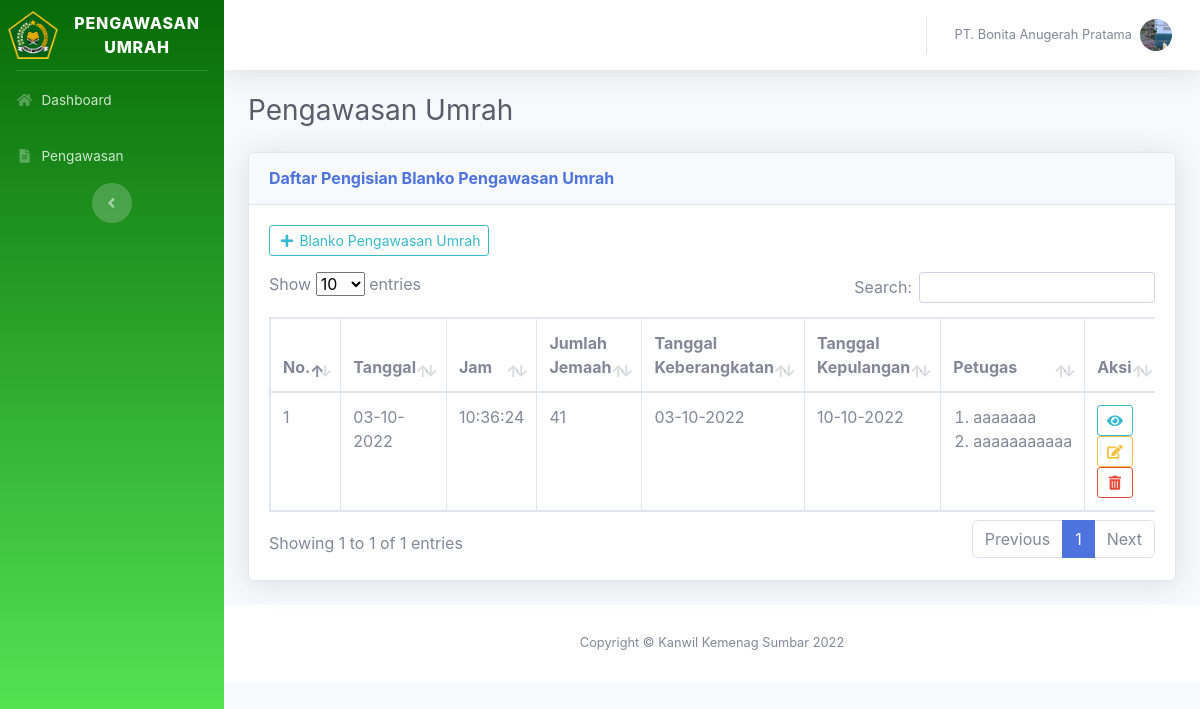
Before: /ppiu/pengawasan.php (signed in) with the older database file.
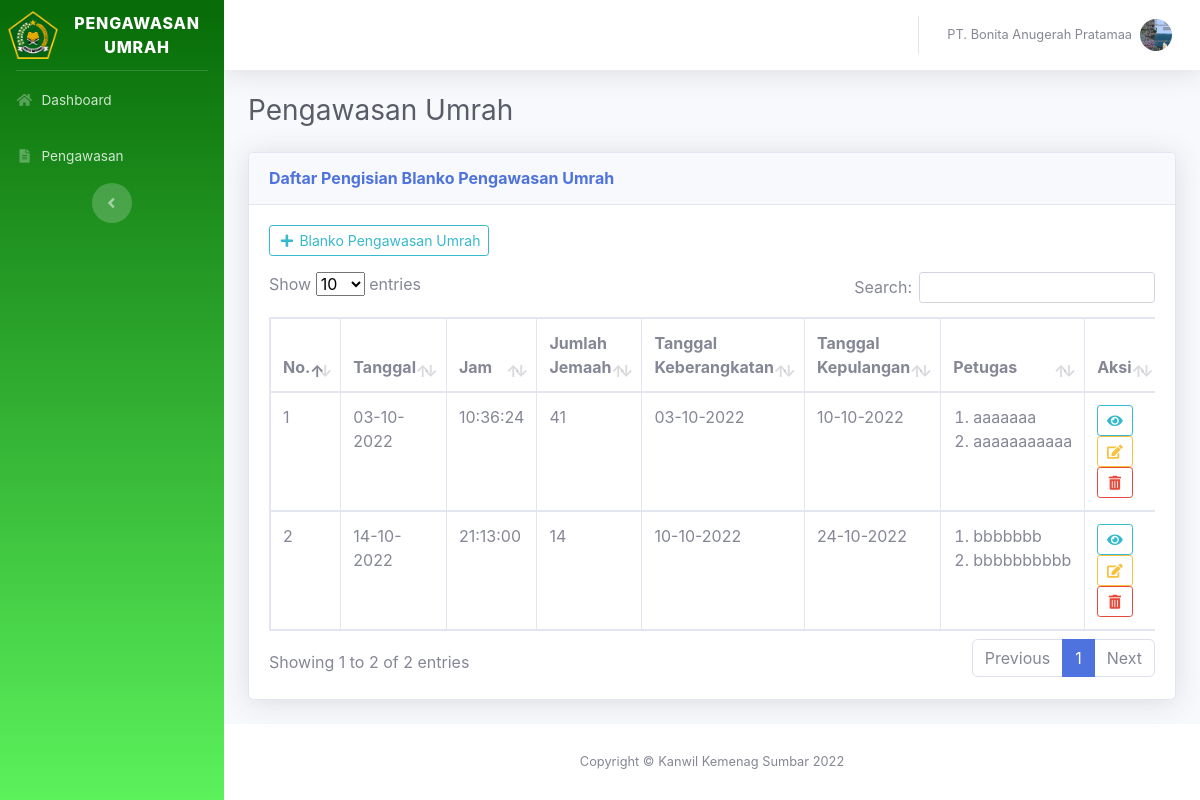
After: the same page with the newer database file.
### tables this page shows
CREATE TABLE `ppiu` (
  `id_ppiu` int(11) NOT NULL,
  `username` varchar(255) NOT NULL,
  `nama_ppiu` varchar(255) NOT NULL,
  `id_kab_kota` int(11) NOT NULL,
  `status` varchar(255) NOT NULL,
  `nomor_sk` varchar(255) NOT NULL,
  `tanggal_sk` date NOT NULL,
  `alamat` varchar(255) NOT NULL,
  `nama_pimpinan` varchar(255) DEFAULT NULL,
  `logo` varchar(255) NOT NULL DEFAULT 'default.png'
);

CREATE TABLE `pengawasan` (
  `id_pengawasan` int(11) NOT NULL,
  `hari` varchar(255) NOT NULL,
  `tanggal` date NOT NULL,
  `jam` time NOT NULL,
  `id_ppiu` int(11) NOT NULL,
  `izin` varchar(255) NOT NULL,
  `jumlah_jemaah_laki_laki` int(11) NOT NULL,
  `jumlah_jemaah_wanita` int(11) NOT NULL,
  `tanggal_keberangkatan` date NOT NULL,
  `tanggal_kepulangan` date NOT NULL,
  `temuan_lapangan` varchar(255) NOT NULL,
  `petugas_1` varchar(255) NOT NULL,
  `petugas_2` varchar(255) NOT NULL
);

### ppiu/pengawasan.php (the view, shortened to what the changed rows need)
<?php
include "session_ppiu.php";
?>
<!DOCTYPE html>
<html lang="en">
<head>
    <link href="../vendor/fontawesome-free/css/all.min.css" rel="stylesheet" type="text/css">
    <link href="../font/font.css" rel="stylesheet">
    <link href="../css/sb-admin-2.min.css" rel="stylesheet">
    <link rel="stylesheet" type="text/css" href="../plugin/datatables/dataTables.bootstrap5.min.css">
</head>
<body id="page-top">
    <div id="wrapper">
        <div id="content-wrapper" class="d-flex flex-column">
            <div id="content">
                <?php include "header.php"; ?>
                <div class="container-fluid">
                    <div class="d-sm-flex align-items-center justify-content-between mb-4">
                        <h1 class="h3 mb-0 text-gray-800">Pengawasan Umrah</h1>
                    </div>
                    <div class="row">
                        <div class="col-xl-12 col-lg-7">
                            <div class="card shadow mb-4">
                                <div class="card-body">
                                    <a href="blanko_pengawasan_umrah.php" type="button" class="btn btn-outline-info btn-sm mb-3">
                                        <i class="fas fa-fw fa fa-plus"></i>
                                        <span>Blanko Pengawasan Umrah</span>
                                    </a>
                                    <div class="table-responsive">
                                        <?php
                                        $id_ppiu = $result['id_ppiu'];
                                        $query = mysqli_query($koneksi, "select * from pengawasan where id_ppiu='$id_ppiu'");
                                        $no = 1;
                                        ?>
                                        <table class="table table-bordered" id="example" width="100%" cellspacing="0">
                                            <thead>
                                                <tr>
                                                    <th style="width:20px;">No.</th>
                                                    <th style="width: 80px;">Tanggal</th>
                                                    <th>Jam</th>
                                                    <th>Jumlah Jemaah</th>
                                                    <th>Tanggal Keberangkatan</th>
                                                    <th>Tanggal Kepulangan</th>
                                                    <th>Petugas</th>
                                                    <th style="width: 14%;">Aksi</th>
                                                </tr>
                                            </thead>
                                            <tbody>
                                                <?php
                                                while ($tampil = mysqli_fetch_array($query)) {
                                                ?>
                                                    <tr>
                                                        <td><?php echo $no; ?></td>
                                                        <td><?php
                                                            $tanggal = date('d-m-Y', strtotime($tampil['tanggal']));
                                                            echo $tanggal; ?></td>
                                                        <td><?php echo $tampil['jam']; ?></td>
                                                        <td><?php echo $tampil['jumlah_jemaah_laki_laki'] + $tampil['jumlah_jemaah_wanita']; ?></td>
                                                        <td><?php
                                                            $tanggal_keberangkatan = date('d-m-Y', strtotime($tampil['tanggal_keberangkatan']));
                                                            echo $tanggal_keberangkatan; ?></td>
                                                        <td><?php
                                                            $tanggal_kepulangan = date('d-m-Y', strtotime($tampil['tanggal_kepulangan']));
                                                            echo $tanggal_kepulangan; ?></td>
                                                        <td>
                                                            <ol style="padding-left: 20px;">
                                                                <li><?php echo $tampil['petugas_1']; ?></li>
                                                                <li><?php echo $tampil['petugas_2']; ?></li>
                                                            </ol>
                                                        </td>
                                                        <td>
                                                            <a id="detail" type="button" class="btn btn-outline-info btn-sm" data-toggle="modal" data-target="#modal-detail" data-id_pengawasan="<?php echo $tampil['id_pengawasan']; ?>" data-hari="<?php echo $tampil['hari']; ?>" data-tanggal="<?php echo $tanggal; ?>" data-jam="<?php echo $tampil['jam']; ?>" data-izin="<?php echo $tampil['izin']; ?>" data-jumlah_jemaah_laki_laki="<?php echo $tampil['jumlah_jemaah_laki_laki']; ?>" data-jumlah_jemaah_wanita="<?php echo $tampil['jumlah_jemaah_wanita']; ?>" data-tanggal_keberangkatan="<?php echo $tanggal_keberangkatan; ?>" data-tanggal_kepulangan="<?php echo $tanggal_kepulangan; ?>" data-temuan_lapangan="<?php echo $tampil['temuan_lapangan']; ?>" data-petugas_1="<?php echo $tampil['petugas_1']; ?>" data-petugas_2="<?php echo $tampil['petugas_2']; ?>">
                                                                <i class="fas fa-fw fa fa-eye"></i>
                                                            </a>
                                                            <a href="edit_isian_blanko_pengawasan.php?id_pengawasan=<?php echo $tampil['id_pengawasan'] ?>" type="button" class="btn btn-outline-warning btn-sm">
                                                                <i class="fas fa-fw fa fa-edit"></i>
                                                            </a>
                                                            <a id="hapus-pengawasan" type="button" class="btn btn-outline-danger btn-sm" data-toggle="modal" data-target="#modal-hapus" data-id_pengawasan="<?php echo $tampil['id_pengawasan']; ?>">
                                                                <i class="fas fa-fw fa fa-trash-alt"></i>
                                                            </a>
                                                        </td>
                                                    </tr>
                                                <?php
                                                    $no++;
                                                }
                                                ?>
                                            </tbody>
                                        </table>
                                    </div>
                                </div>
                            </div>
                        </div>
                    </div>
                </div>
            </div>
        </div>
</body>
</html>

### ppiu/header.php (shortened to what the changed rows need)
<?php
$username = $_SESSION['username'];
$query = mysqli_query($koneksi, "select * from ppiu where username='$username'");
$result = mysqli_fetch_assoc($query);
?>
<nav class="navbar navbar-expand navbar-light bg-white topbar mb-4 static-top shadow">
    <ul class="navbar-nav ml-auto">
        <li class="nav-item dropdown no-arrow">
            <a class="nav-link dropdown-toggle" href="#" id="userDropdown" role="button" data-toggle="dropdown" aria-haspopup="true" aria-expanded="false">
                <span class="mr-2 d-none d-lg-inline text-gray-600 small">
                    <?php
                    echo $result['nama_ppiu'];
                    ?>
                </span>
                <img class="img-profile rounded-circle" src="../images/profile/<?php echo $result['logo']; ?>">
            </a>
        </li>
    </ul>
    <link rel="stylesheet" href="../plugin/sweetalert2/sweetalert2.min.css">
</nav>

Changed rows visible on the page:
changed ppiu: nama_ppiu "PT. Bonita Anugerah Pratama" → "PT. Bonita Anugerah Pratamaa"
added pengawasan: tanggal "14-10-2022", jam "21:13:00", $tampil['jumlah_jemaah_laki_laki'] + $tampil['jumlah_jemaah_wanita'] "14", tanggal_keberangkatan "10-10-2022", tanggal_kepulangan "24-10-2022", petugas_1 "bbbbbbb", petugas_2 "bbbbbbbbbb"
Other visible differences:
text written by a page script: "Show entries Search: Showing 1 to 1 of 1 entries Previous 1 Next" → "Show entries Search: Showing 1 to 2 of 2 entries Previous 1 Next"
